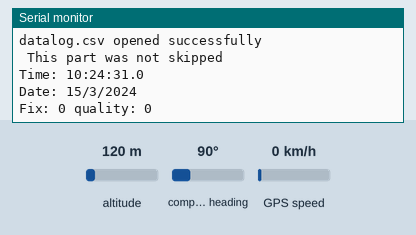
This sketch was run on a simulated Arduino Mega 2560, built for the host (arithmetic inside an expression is 32-bit, double 64-bit). Parts: the last lines printed to the serial monitor. The inputs (shaded band) are chosen by the test bench; at power-on: altitude 120 m, compass heading 90°, GPS speed 0 km/h. Storage starts empty; the GPS gets a fix after 3 s at 37.7749, -122.4194 with 8 satellites.

Above: at 2.2 s.
2.3 s: altitude set to 20 m
At 4.8 s:
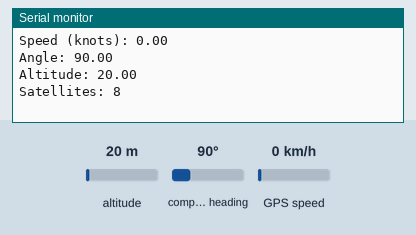
5.5 s: compass heading set to 7°
At 6.11 s:
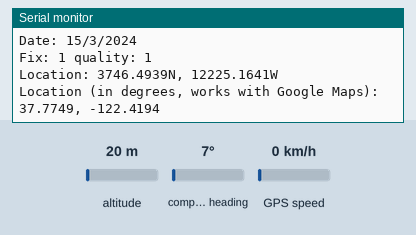
7.0 s: GPS speed set to 2 km/h
At 9.1 s:
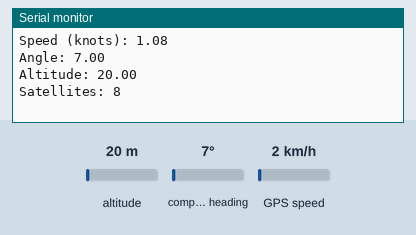
Timing chart, 0 to 10.6 s (numbered marks = the images above; inputs shaded):
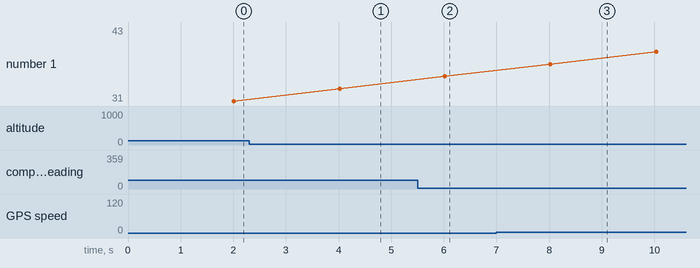

The sketch:

daq_fdp.ino
```cpp
/*******
 *  DAQ Software to Monitor Brake Performance of Vehicle
 *  Author : FDP Senior Design Team
 *  2017
 *******/

#include <Adafruit_GPS.h>
#include <SPI.h>
#include <SD.h>


// Hardware Seialport
#define GPSSerial Serial1
#define Dir "Datalogging"


// Connect to the GPS on hardware serial
Adafruit_GPS GPS(&GPSSerial);

/*******
 * Set GPSECHO to 'false' to turn off echoing the GPS data to the Serial console
 * Set to 'true' if you want to debug and listen to the raw GPS sentences.
 *******/
#define GPSECHO  false

/*******
 * this keeps track of whether we're using the interrupt
 * off by default!
 *******/

 boolean usingInterrupt = false;
 void useInterrupt(boolean);

/* Pin number corresponding to Chip Select */
const int chipSelect = 53;
String fileName = "datalog0.csv";
const String dtlog = "datalog";
const String ext = ".csv";
int count = 0;
File dataFile;

void setup()
{
  /* Set Serial Baud Rate to 115200 for GPS reads, com[uter & Arduino connection */
  Serial.begin(9600);

  //wait for established connection between arduino & GPS
  while (!Serial1)
  {
    ; // wait for serial port to connect. Needed for native USB port only
  }
  /* 9600 default baud rate for GPS */
  GPS.begin(9600);

  /* Enable RMC (Reccommeded Minimum Data - position, velocity, and time) and GGA (fix data) including altitude */
  GPS.sendCommand(PMTK_SET_NMEA_OUTPUT_RMCGGA);

  /* Set the update rate to 1 Hz */
  GPS.sendCommand(PMTK_SET_NMEA_UPDATE_1HZ);

  /* Request updates on antenna status, comment out to keep quiet */
  GPS.sendCommand(PGCMD_ANTENNA);

  Serial.print("Initializing SD card...");

  /* check if the card is present and can be initialized: */
  if (!SD.begin(chipSelect))
  {
    Serial.println("Card failed, or not present");
   // don't do anything more:
    return;
  }
  Serial.println("card initialized.");

//  // If no Directory, one will be created
//  if(!SD.exists(Dir))
//  {
//    SD.mkdir(Dir);
//  }


  while (SD.exists(fileName))
   {
       fileName = dtlog;
       count += 1;
       fileName += count;
       fileName += ext;
   }


  dataFile = SD.open(fileName, FILE_WRITE);

  if(dataFile){
  Serial.println("datalog.csv opened successfully");}
  else{
  Serial.println("error opening datalog.csv");}


  /*if the file is available, write to it: */
  if (dataFile)
  {
    dataFile.println("This is a test");
    Serial.print("\n This part was not skipped");

    dataFile.print("Hour, Minute, Second, milliseconds, Day, Month, year");
    dataFile.print("Fix, Quality, Latitude, Longitude, Latitude (Degrees),");
    dataFile.print("Longitude (Degrees), Speed (knots), Angle, Altitude, Satelites \n");
    dataFile.close();

  }
  /********
   * Set timer0 interrupt to go off every 1 millisecond and read data from GPS
   ********/
  useInterrupt(true);

  delay(1000);
}

/*  Interrupt Handler for Timer Interrupt vector "TIMER0_COMPA_vect"
 *  Interrupt is called once a millisecond, looks for any new GPS data, and stores it
 */
SIGNAL(TIMER0_COMPA_vect) {
  char c = GPS.read();

#ifdef UDR0
  if (GPSECHO)
    if (c) UDR0 = c;
    /* write byte directly to UDR0 (UART Data Register)*/
#endif
}

void useInterrupt(boolean v) {
  if (v) {
    /*  Timer0 is already used for millis() - Generate interrupt whenever
     *  the counter value passes 0xAF, and call the "Compare A" function below
     */
    OCR0A = 0xAF;
    TIMSK0 |= _BV(OCIE0A);
    usingInterrupt = true;
  } else {
    /* Do not call the interrupt function COMPA anymore */
    TIMSK0 &= ~_BV(OCIE0A);
    usingInterrupt = false;
  }
}

uint32_t timer = millis();

/* Print GPS Data to Serial Console every 2 seconds */
void PrintToConsole()
{

  if (millis() - timer > 2000)
  {
    timer = millis(); // reset the timer

    Serial.print("\nTime: ");
    Serial.print(GPS.hour, DEC); Serial.print(':');
    Serial.print(GPS.minute, DEC); Serial.print(':');
    Serial.print(GPS.seconds, DEC); Serial.print('.');
    Serial.println(GPS.milliseconds);
    Serial.print("Date: ");
    Serial.print(GPS.day, DEC); Serial.print('/');
    Serial.print(GPS.month, DEC); Serial.print("/20");
    Serial.println(GPS.year, DEC);
    Serial.print("Fix: "); Serial.print((int)GPS.fix);
    Serial.print(" quality: "); Serial.println((int)GPS.fixquality);
    if (GPS.fix) {
      Serial.print("Location: ");
      Serial.print(GPS.latitude, 4); Serial.print(GPS.lat);
      Serial.print(", ");
      Serial.print(GPS.longitude, 4); Serial.println(GPS.lon);
      Serial.print("Location (in degrees, works with Google Maps): ");
      Serial.print(GPS.latitudeDegrees, 4);
      Serial.print(", ");
      Serial.println(GPS.longitudeDegrees, 4);

      Serial.print("Speed (knots): "); Serial.println(GPS.speed);
      Serial.print("Angle: "); Serial.println(GPS.angle);
      Serial.print("Altitude: "); Serial.println(GPS.altitude);
      Serial.print("Satellites: "); Serial.println((int)GPS.satellites);
    }
  }
}

void loop()
{
  /* if a sentence is received, we can check the checksum, parse it... */
  if (GPS.newNMEAreceived())
  {
      if (!GPS.parse(GPS.lastNMEA()))   // this also sets the newNMEAreceived() flag to false
         ;// return;  // we can fail to parse a sentence in which case we should just wait for another
  }

  // if millis() or timer wraps around, we'll just reset it
  if (timer > millis())  timer = millis();

  /* Approximately every 2 seconds or so, print out the current stats */
  PrintToConsole();

  /* open the file. note that only one file can be open at a time,
   *  so you have to close this one before opening another.
   */

    dataFile = SD.open(fileName, FILE_WRITE);
    dataFile.print(GPS.hour); dataFile.print(",");
    dataFile.print(GPS.minute);dataFile.print(",");
    dataFile.print(GPS.seconds, DEC); dataFile.print(",");
    dataFile.print(GPS.milliseconds);dataFile.print(",");
    dataFile.print(GPS.day, DEC); dataFile.print(",");
    dataFile.print(GPS.month, DEC); dataFile.print(",");
    dataFile.print(GPS.year, DEC);dataFile.print(",");
    dataFile.print((int)GPS.fix);dataFile.print(",");
    dataFile.print((int)GPS.fixquality); dataFile.print(",");
    dataFile.print(GPS.latitude, 4); dataFile.print(",");
    dataFile.print(GPS.lat);dataFile.print(",");
    dataFile.print(GPS.longitude, 4);dataFile.print(",");
    dataFile.print(GPS.lon);dataFile.print(",");
    dataFile.print(GPS.latitudeDegrees, 4);dataFile.print(",");
    dataFile.print(", "); dataFile.print(",");
    dataFile.print(GPS.longitudeDegrees, 4);  dataFile.print(",");
    dataFile.print(GPS.speed);dataFile.print(",");
    dataFile.print(GPS.angle);dataFile.print(",");
    dataFile.print(GPS.altitude);dataFile.print(",");
    dataFile.print((int)GPS.satellites);dataFile.print(",");
    dataFile.print("\n");
    dataFile.close();


}
```

Measured:
- after the input at 2.3 s, the serial monitor: prints a new line after 1.9 s (image 1)
- after the input at 7.0 s, the serial monitor: prints a new line after 1.1 s (image 3)
